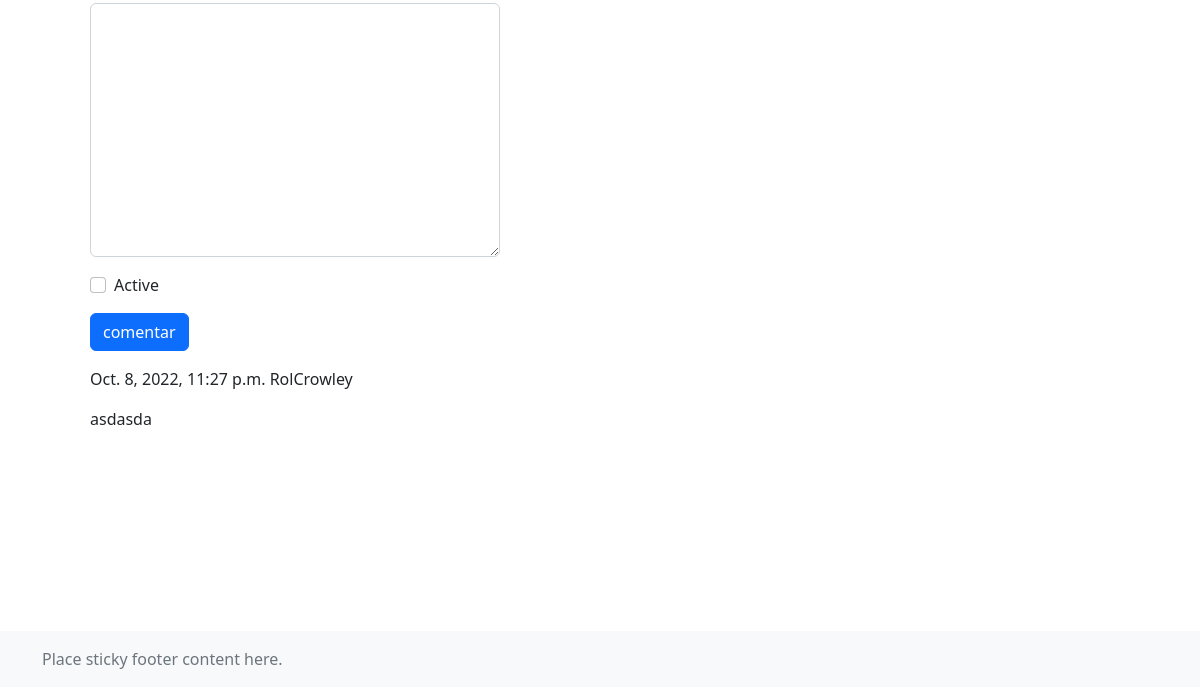
The page /3/ (lower part) on the database as committed earlier.
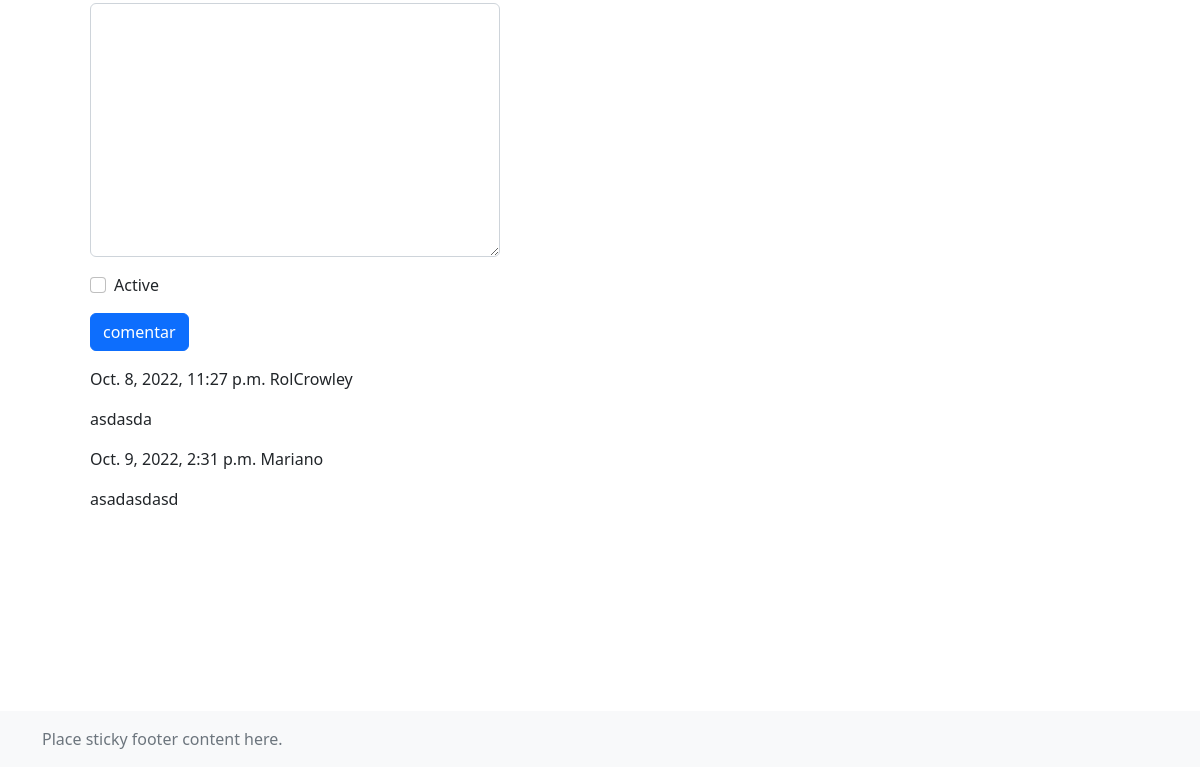
The same page on the database as committed later.
### posts/models.py (models this page shows, shortened)
class Comment(models.Model):
    post = models.ForeignKey(Post,on_delete=models.CASCADE,related_name='comments')
    name = models.CharField(max_length=100)
    email = models.EmailField()
    create_on = models.DateTimeField(auto_now_add=True)
    contenido = models.TextField()
    active=models.BooleanField(default=False)

### posts/views.py (the view)
# urls.py: path('<int:post_id>/',views.post_detail,name='post_detail'),
def post_detail(request,post_id):
    post = Post.objects.get(id=post_id)
    comments = post.comments.filter(active=True)
    if request.method == 'POST':
        form = CommentForm(request.POST)
        if form.is_valid():
            new_form = form.save(commit=False)
            new_form.post = post
            new_form.save()
            return redirect('post_detail',post_id= post_id)
    else:
        form = CommentForm
    return render(request, 'post_detail.html',{'post':post, 'comments':comments,'form':form})

### templates/post_detail.html (shortened to what this page needs)
{% extends 'base.html' %}
{% load static%}
{% load crispy_forms_tags %}
    {% block content %}
<div style="margin: 200px; padding-right: 500px; margin-left: 90px; ">
  <form method="post">
    {{ form|crispy }}
    <input class="btn btn-primary" type="submit" name="enviar" value="comentar">
  </form>
  {% for comentario in comments %}
  <p>{{ comentario.create_on }} {{ comentario.name }} </p>
  <p>{{comentario.contenido}}</p>
  {% endfor %}
</div>
<footer class="footer mt-auto py-3 bg-light">
  <div class="container">
    <span class="text-muted">Place sticky footer content here.</span>
  </div>
</footer>
    {% endblock %}

Rows that differ between the two databases and show on the page:
added Comment: create_on "Oct. 9, 2022, 2:31 p.m.", name "Mariano", contenido "asadasdasd"
